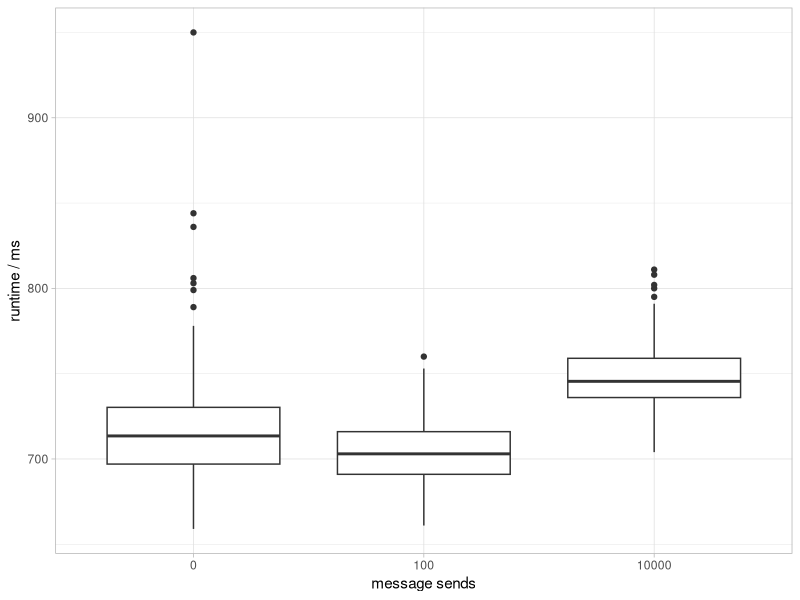

Here is the R script that generated this plot:
library(ggplot2)

cp0 <- read.csv("logs/counter_predictable_0messages_100runs.log.csv")
#cp1 <- read.csv("logs/counter_predictable_10messages_100runs.log.csv")
cp2 <- read.csv("logs/counter_predictable_100messages_100runs.log.csv")
#cp3 <- read.csv("logs/counter_predictable_1000messages_100runs.log.csv")
cp4 <- read.csv("logs/counter_predictable_10000messages_100runs.log.csv")

cp0$messages <- 0
#cp1$messages <- 10
cp2$messages <- 100
#cp3$messages <- 1000
cp4$messages <- 10000

cp <- rbind(cp0, cp2, cp4)
cp$messages <- as.factor(cp$messages)

cp_plot <- ggplot(cp, aes(messages, runtime))
cp_plot +
  geom_boxplot() +
  xlab("message sends") +
  ylab("runtime / ms") +
  theme_light()